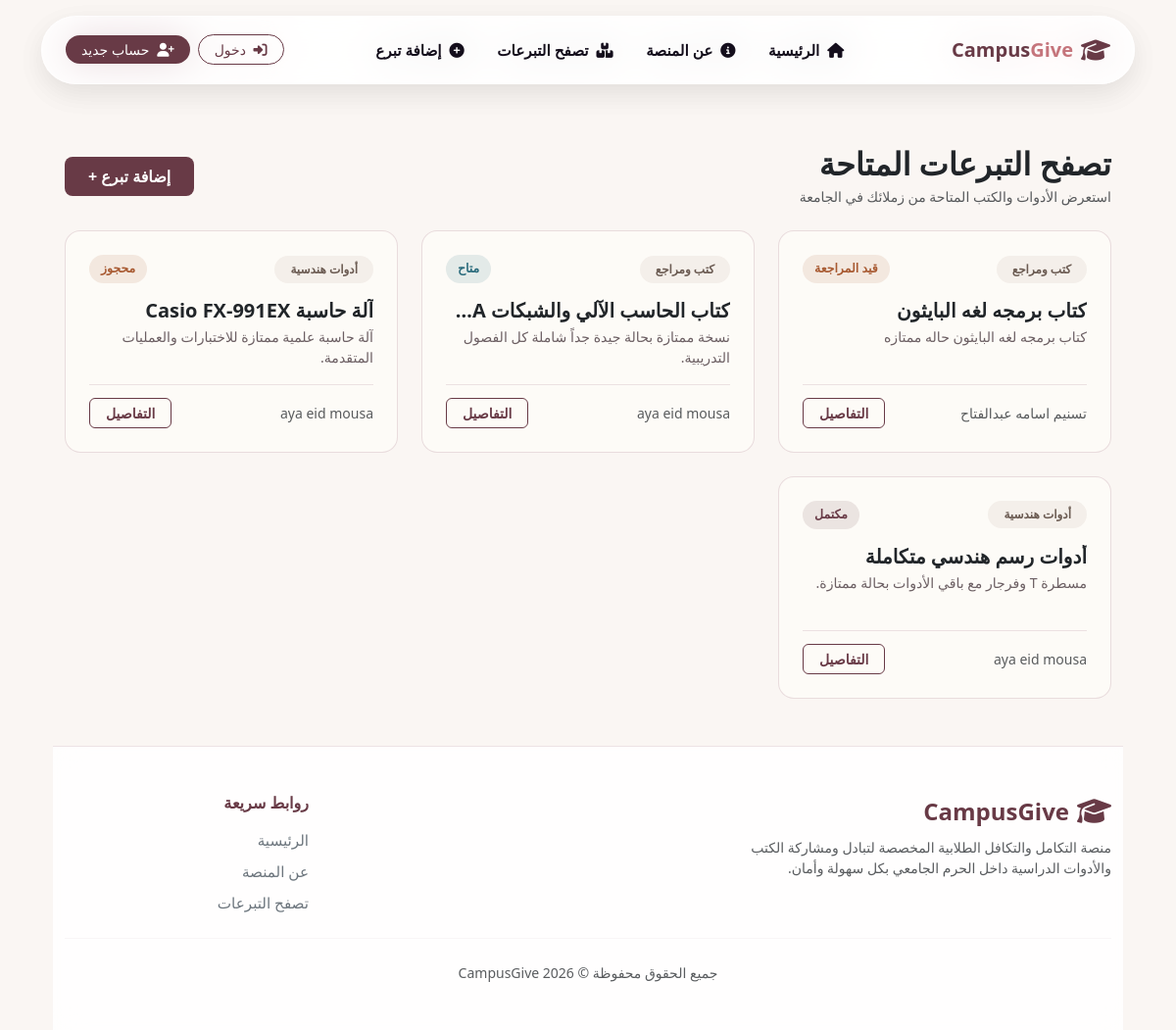
Before: /donations/browse.php with the older database file.
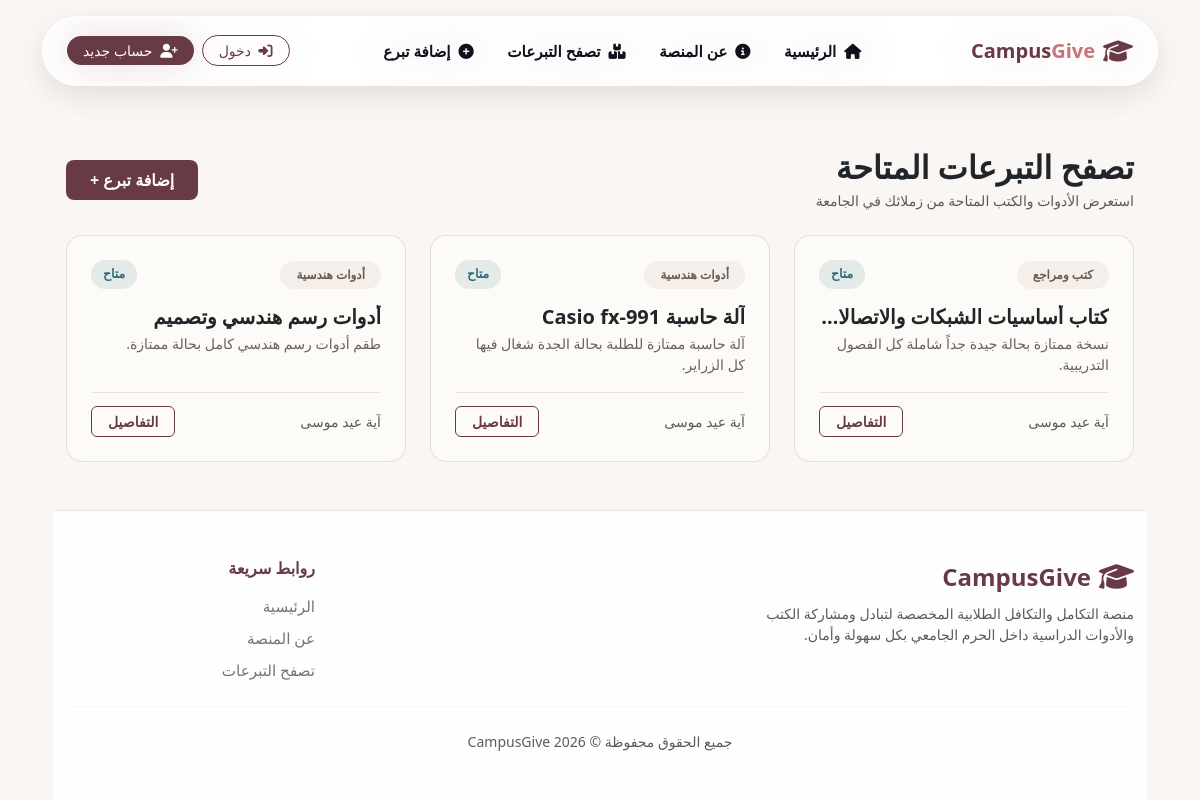
After: the same page with the newer database file.
### tables this page shows
CREATE TABLE `donations` (
  `id` int(11) NOT NULL,
  `user_id` int(11) NOT NULL,
  `title` varchar(255) NOT NULL,
  `category` varchar(100) DEFAULT NULL,
  `college_name` varchar(150) DEFAULT NULL,
  `location` varchar(150) DEFAULT NULL,
  `image` varchar(255) DEFAULT NULL,
  `description` text DEFAULT NULL,
  `status` enum('pending','approved','reserved','completed') DEFAULT 'pending',
  `created_at` timestamp NOT NULL DEFAULT current_timestamp()
);

CREATE TABLE `users` (
  `id` int(11) NOT NULL,
  `fullname` varchar(150) NOT NULL,
  `email` varchar(150) NOT NULL,
  `phone` varchar(20) DEFAULT NULL,
  `password` varchar(255) NOT NULL,
  `role` enum('user','admin') DEFAULT 'user',
  `created_at` timestamp NOT NULL DEFAULT current_timestamp()
);

### donations/browse.php (the view, shortened to what this page needs)
<?php
include '../includes/db.php';
include '../includes/header.php';
include '../includes/navbar.php';
$stmt = $conn->query("
    SELECT donations.*, users.fullname
    FROM donations
    JOIN users ON donations.user_id = users.id
    ORDER BY donations.created_at DESC
");
$donations = $stmt->fetchAll();
?>
<main class="container py-5">
    <div class="d-flex justify-content-between align-items-center mb-4">
        <div>
            <h2 class="fw-bold text-dark mb-1">تصفح التبرعات المتاحة</h2>
            <p class="text-muted small mb-0">استعرض الأدوات والكتب المتاحة من زملائك في الجامعة</p>
        </div>
        <a href="add.php" class="btn btn-campus-primary px-4 py-2 fw-semibold rounded-3">
            إضافة تبرع +
        </a>
    </div>
    <div class="row g-4">
        <?php if (!empty($donations)): ?>
            <?php foreach ($donations as $row): ?>
                <div class="col-md-6 col-lg-4">
                    <div class="card h-100 bg-white rounded-4 overflow-hidden border-0">
                        <div class="card-body p-4">
                            <div class="d-flex justify-content-between align-items-center mb-3">
                                <span class="badge badge-category px-3 py-2 rounded-pill">
                                    <?php echo htmlspecialchars($row['category']); ?>
                                </span>
                                <?php
                                $status = $row['status'] ?? 'approved';
                                $status_text = [
                                    'approved' => 'متاح',
                                    'reserved' => 'محجوز',
                                    'completed' => 'مكتمل',
                                    'pending' => 'قيد المراجعة'
                                ];
                                $status_class = [
                                    'approved' => 'badge-approved',
                                    'reserved' => 'badge-reserved',
                                    'completed' => 'badge-completed',
                                    'pending' => 'badge-reserved'
                                ];
                                ?>
                                <span class="badge-status <?php echo $status_class[$status] ?? 'badge-approved'; ?>">
                                    <?php echo $status_text[$status] ?? 'متاح'; ?>
                                </span>
                            </div>
                            <h5 class="card-title fw-bold text-dark mb-1 text-truncate">
                                <?php echo htmlspecialchars($row['title']); ?>
                            </h5>
                            <p class="card-text flex-grow-1">
                                <?php echo htmlspecialchars($row['description']); ?>
                            </p>
                            <div class="card-footer-custom">
                                <span class="text-muted small fw-medium text-truncate" style="max-width: 150px;">
                                    <?php echo htmlspecialchars($row['fullname']); ?>
                                </span>
                                <a href="details.php?id=<?php echo $row['id']; ?>"
                                    class="btn btn-campus-outline btn-sm px-3 rounded-2 fw-semibold">التفاصيل</a>
                            </div>
                        </div>
                    </div>
                </div>
            <?php endforeach; ?>
        <?php else: ?>
            <div class="col-12 text-center py-5">
                <p class="text-muted fs-5">لا توجد تبرعات معروضة حالياً.</p>
            </div>
        <?php endif; ?>
    </div>
</main>
<?php include '../includes/footer.php'; ?>

Changed rows visible on the page:
removed donations: category "كتب ومراجع", status "قيد المراجعة", title "كتاب برمجه لغه البايثون", description "كتاب برمجه لغه البايثون حاله ممتازه", user.fullname "تسنيم اسامه عبدالفتاح"
changed donations "نسخة ممتازة بحالة جيدة جداً شاملة كل الفصول التدريبية.": user.fullname "aya eid mousa" → "آية عيد موسى"
changed donations: status "محجوز" → "متاح"; title "آلة حاسبة Casio FX-991EX" → "آلة حاسبة Casio fx-991"; description "آلة حاسبة علمية ممتازة للاختبارات والعمليات المتقدمة." → "آلة حاسبة ممتازة للطلبة بحالة الجدة شغال فيها كل الزراير."; user.fullname "aya eid mousa" → "آية عيد موسى"
changed donations: status "مكتمل" → "متاح"; title "أدوات رسم هندسي متكاملة" → "أدوات رسم هندسي وتصميم"; description "مسطرة T وفرجار مع باقي الأدوات بحالة ممتازة." → "طقم أدوات رسم هندسي كامل بحالة ممتازة."; user.fullname "aya eid mousa" → "آية عيد موسى"
